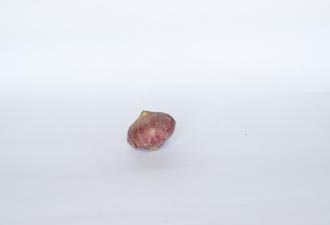
#> input picture dataset/Onion/Oni_001.jpg, 330 x 225 px
$ python -i segmentacion.py   (imports and definitions only)
#> lines starting #> are read from the running program, lines starting #| are printed output that depends on the picture; after the words box and inside, x2 and y2 are one past the last pixel; in counts of white or black regions, pixels touching at a corner belong together
#> further down, picture is the input picture: shape (225, 330, 3); mean B, G, R 235.9, 227.7, 225.1
import cv2
import numpy as np


def segmentar(imagen_bgr):
    """
    Recibe la imagen BGR original (sin ruido).
    Devuelve la máscara binaria segmentada.
    """
    gris = cv2.cvtColor(imagen_bgr, cv2.COLOR_BGR2GRAY)

    # 1. Umbralización automática con Otsu
    _, umbral = cv2.threshold(
        gris, 0, 255,
        cv2.THRESH_BINARY_INV + cv2.THRESH_OTSU
    )
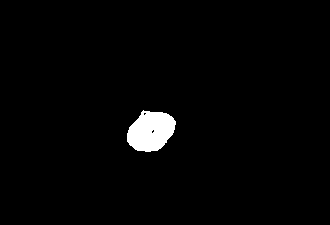
#> umbral: shape (225, 330); 2% white; 1 white region, box (x1, y1, x2, y2) and area: (127, 110, 176, 152) 1492

    # 2. Apertura: eliminar ruido pequeño
    kernel = np.ones((3, 3), np.uint8)
    opening = cv2.morphologyEx(umbral, cv2.MORPH_OPEN, kernel, iterations=2)
#> opening: shape (225, 330); 2% white; 1 white region, box (x1, y1, x2, y2) and area: (127, 112, 175, 152) 1468

    # 3. Separar objetos pegados (erosión) y reconstruir (dilatación)
    separada = cv2.erode(opening, kernel, iterations=2)
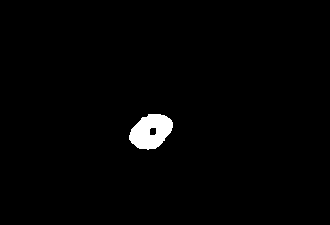
#> separada: shape (225, 330); 1.5% white; 1 white region, box (x1, y1, x2, y2) and area: (129, 114, 173, 150) 1096
    separada = cv2.dilate(separada, kernel, iterations=2)

    # 4. Fondo seguro
    sure_bg = cv2.dilate(separada, kernel, iterations=3)
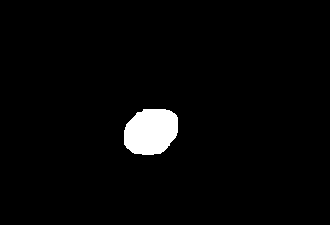
#> sure_bg: shape (225, 330); 2.7% white; 1 white region, box (x1, y1, x2, y2) and area: (124, 109, 178, 155) 2036

    # 5. Foreground seguro por transformada de distancia
    dist = cv2.distanceTransform(separada, cv2.DIST_L2, 5)
    _, thresh_dist = cv2.threshold(dist, 0.3 * dist.max(), 255, 0)
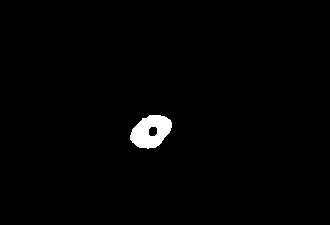
#> thresh_dist: shape (225, 330) float32; 1.3% white; 1 white region, box (x1, y1, x2, y2) and area: (130, 115, 172, 149) 963
    sure_fg = np.uint8(thresh_dist)

    # 6. Zona desconocida
    unknown = cv2.subtract(sure_bg, sure_fg)
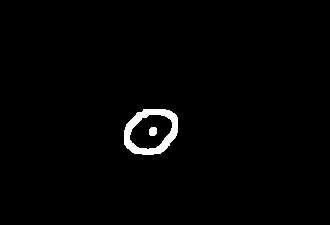
#> unknown: shape (225, 330); 1.4% white; 2 white regions, box (x1, y1, x2, y2) and area: (124, 109, 178, 155) 1009, (149, 127, 157, 136) 64

    # 7. Etiquetado + watershed
    _, markers = cv2.connectedComponents(sure_fg)
    markers = markers + 1
    markers[unknown == 255] = 0

    # watershed necesita imagen BGR (no gris convertida)
    markers = cv2.watershed(imagen_bgr, markers)
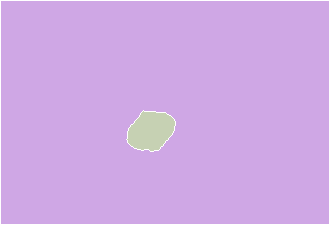
#> markers: shape (225, 330) int32; 3 distinct labels, from -1 to 2; one colour per label, 0 black, -1 white

    # 8. Máscara final
    mascara = np.zeros(gris.shape, dtype=np.uint8)
    mascara[markers > 1] = 255

    return mascara

>>> import cv2
>>> picture = cv2.imread('../../dataset/Onion/Oni_001.jpg')
>>> result = segmentar(picture)
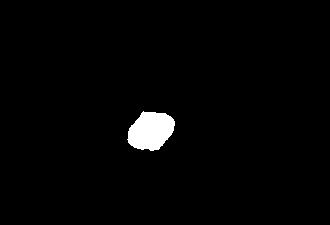
#> result: shape (225, 330); 1.9% white; 1 white region, box (x1, y1, x2, y2) and area: (127, 111, 175, 151) 1389

$ run again, on dataset/Onion/Oni_002.jpg
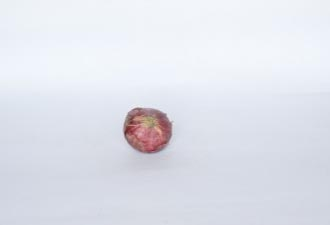
#> input picture dataset/Onion/Oni_002.jpg, 330 x 225 px
#> picture is the input picture: shape (225, 330, 3); mean B, G, R 235.6, 226.9, 224.6
#> umbral: shape (225, 330); 2.5% white; 1 white region, box (x1, y1, x2, y2) and area: (123, 108, 172, 154) 1823
#> opening: shape (225, 330); 2.4% white; 1 white region, box (x1, y1, x2, y2) and area: (123, 108, 172, 154) 1819
#> separada: shape (225, 330); 1.7% white; 1 white region, box (x1, y1, x2, y2) and area: (125, 110, 170, 152) 1281
#> sure_bg: shape (225, 330); 3.3% white; 1 white region, box (x1, y1, x2, y2) and area: (120, 105, 175, 157) 2451
#> thresh_dist: shape (225, 330) float32; 1.4% white; 1 white region, box (x1, y1, x2, y2) and area: (126, 111, 169, 151) 1068
#> unknown: shape (225, 330); 1.9% white; 3 white regions, box (x1, y1, x2, y2) and area: (120, 105, 175, 157) 1095, (136, 120, 150, 138) 180, (152, 124, 164, 136) 108
#> in segmentar, `markers = cv2.watershed(imagen_bgr, markers)`:
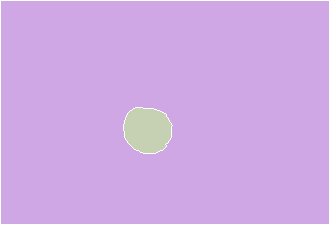
#> markers: shape (225, 330) int32; 3 distinct labels, from -1 to 2; one colour per label, 0 black, -1 white
#> `result = segmentar(picture)`:
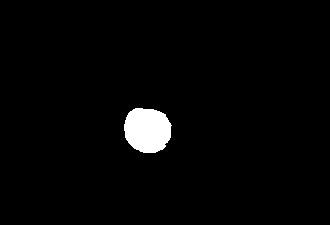
#> result: shape (225, 330); 2.3% white; 1 white region, box (x1, y1, x2, y2) and area: (124, 108, 172, 153) 1717

$ run again, on dataset/Onion/Oni_003.jpg
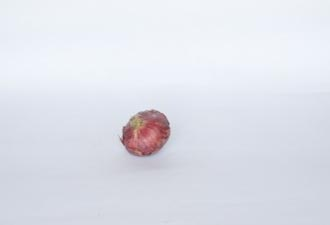
#> input picture dataset/Onion/Oni_003.jpg, 330 x 225 px
#> picture is the input picture: shape (225, 330, 3); mean B, G, R 234.4, 225.7, 223.4
#> umbral: shape (225, 330); 2.4% white; 1 white region, box (x1, y1, x2, y2) and area: (120, 110, 171, 158) 1785
#> opening: shape (225, 330); 2.4% white; 1 white region, box (x1, y1, x2, y2) and area: (121, 110, 170, 157) 1770
#> separada: shape (225, 330); 1.8% white; 1 white region, box (x1, y1, x2, y2) and area: (123, 112, 168, 155) 1306
#> sure_bg: shape (225, 330); 3.2% white; 1 white region, box (x1, y1, x2, y2) and area: (118, 107, 173, 160) 2391
#> thresh_dist: shape (225, 330) float32; 1.2% white; 1 white region, box (x1, y1, x2, y2) and area: (125, 114, 166, 153) 919
#> unknown: shape (225, 330); 2% white; 1 white region, box (x1, y1, x2, y2) and area: (118, 107, 173, 160) 1472
#> in segmentar, `markers = cv2.watershed(imagen_bgr, markers)`:
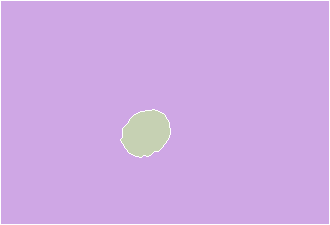
#> markers: shape (225, 330) int32; 3 distinct labels, from -1 to 2; one colour per label, 0 black, -1 white
#> `result = segmentar(picture)`:
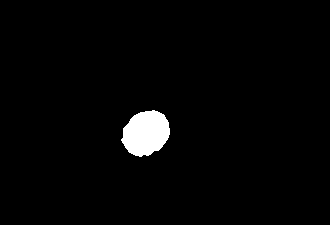
#> result: shape (225, 330); 2.3% white; 1 white region, box (x1, y1, x2, y2) and area: (121, 110, 170, 157) 1681

$ run again, on dataset/Onion/Oni_004.jpg
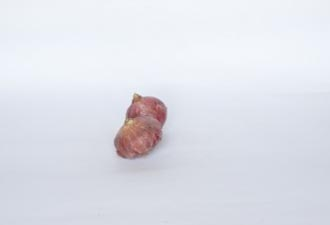
#> input picture dataset/Onion/Oni_004.jpg, 330 x 225 px
#> picture is the input picture: shape (225, 330, 3); mean B, G, R 233.5, 225.4, 223.6
#> umbral: shape (225, 330); 3.3% white; 1 white region, box (x1, y1, x2, y2) and area: (114, 94, 167, 160) 2469
#> opening: shape (225, 330); 3.3% white; 1 white region, box (x1, y1, x2, y2) and area: (114, 96, 167, 160) 2433
#> separada: shape (225, 330); 2.6% white; 1 white region, box (x1, y1, x2, y2) and area: (116, 98, 165, 158) 1949
#> sure_bg: shape (225, 330); 4.3% white; 1 white region, box (x1, y1, x2, y2) and area: (111, 93, 170, 163) 3190
#> thresh_dist: shape (225, 330) float32; 2% white; 1 white region, box (x1, y1, x2, y2) and area: (119, 101, 162, 155) 1452
#> unknown: shape (225, 330); 2.3% white; 1 white region, box (x1, y1, x2, y2) and area: (111, 93, 170, 163) 1738
#> `result = segmentar(picture)`:
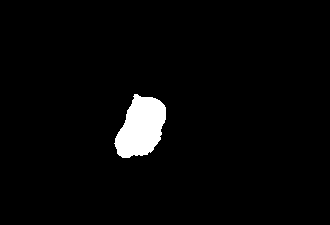
#> result: shape (225, 330); 3.1% white; 1 white region, box (x1, y1, x2, y2) and area: (114, 94, 166, 158) 2267
